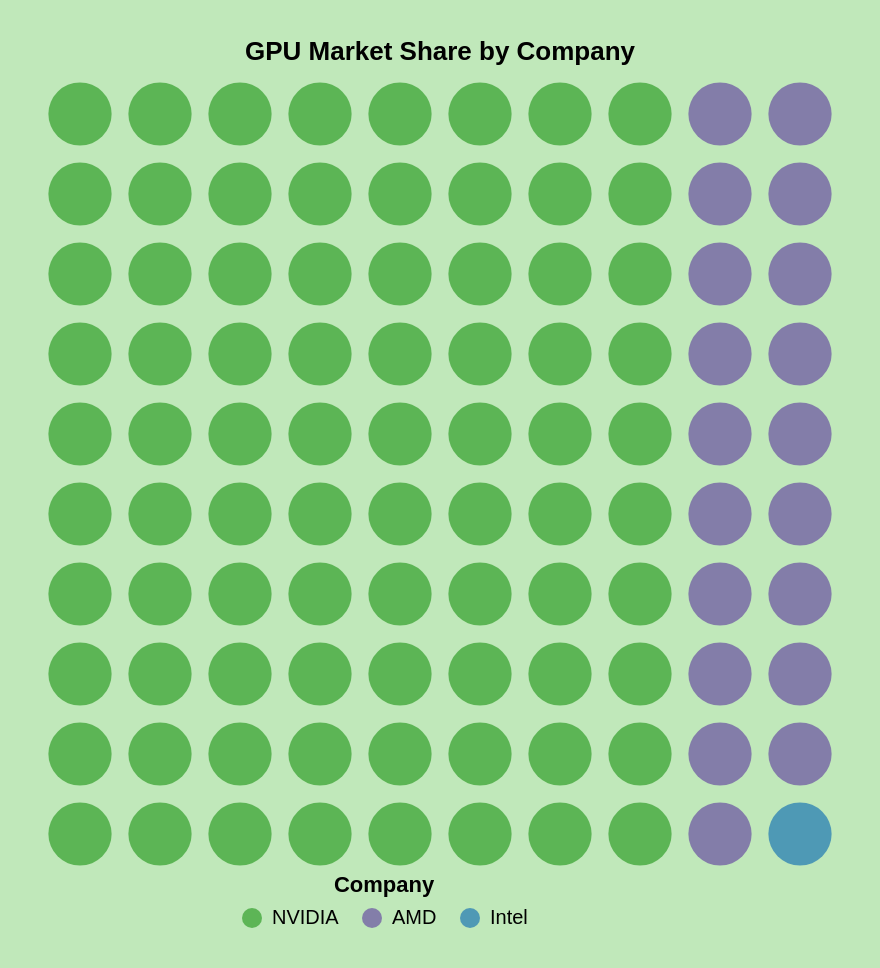

Vega-Lite specification for this chart:
### Vega-Lite specification from a JSON file in a GitHub repository (floating-point values rounded to 4 significant figures)
{"$schema": "https://vega.github.io/schema/vega-lite/v5.json", "width": 400, "height": 400, "title": "GPU Market Share by Company", "background": "#c0e8ba", "padding": 20, "data": {"values": [{"id": 1, "Company": "NVIDIA"}, {"id": 2, "Company": "NVIDIA"}, {"id": 3, "Company": "NVIDIA"}, {"id": 4, "Company": "NVIDIA"}, {"id": 5, "Company": "NVIDIA"}, {"id": 6, "Company": "NVIDIA"}, {"id": 7, "Company": "NVIDIA"}, {"id": 8, "Company": "NVIDIA"}, {"id": 9, "Company": "NVIDIA"}, {"id": 10, "Company": "NVIDIA"}, {"id": 11, "Company": "NVIDIA"}, {"id": 12, "Company": "NVIDIA"}, {"id": 13, "Company": "NVIDIA"}, {"id": 14, "Company": "NVIDIA"}, {"id": 15, "Company": "NVIDIA"}, {"id": 16, "Company": "NVIDIA"}, {"id": 17, "Company": "NVIDIA"}, {"id": 18, "Company": "NVIDIA"}, {"id": 19, "Company": "NVIDIA"}, {"id": 20, "Company": "NVIDIA"}, {"id": 21, "Company": "NVIDIA"}, {"id": 22, "Company": "NVIDIA"}, {"id": 23, "Company": "NVIDIA"}, {"id": 24, "Company": "NVIDIA"}, {"id": 25, "Company": "NVIDIA"}, {"id": 26, "Company": "NVIDIA"}, {"id": 27, "Company": "NVIDIA"}, {"id": 28, "Company": "NVIDIA"}, {"id": 29, "Company": "NVIDIA"}, {"id": 30, "Company": "NVIDIA"}, {"id": 31, "Company": "NVIDIA"}, {"id": 32, "Company": "NVIDIA"}, {"id": 33, "Company": "NVIDIA"}, {"id": 34, "Company": "NVIDIA"}, {"id": 35, "Company": "NVIDIA"}, {"id": 36, "Company": "NVIDIA"}, {"id": 37, "Company": "NVIDIA"}, {"id": 38, "Company": "NVIDIA"}, {"id": 39, "Company": "NVIDIA"}, {"id": 40, "Company": "NVIDIA"}, {"id": 41, "Company": "NVIDIA"}, {"id": 42, "Company": "NVIDIA"}, {"id": 43, "Company": "NVIDIA"}, {"id": 44, "Company": "NVIDIA"}, {"id": 45, "Company": "NVIDIA"}, {"id": 46, "Company": "NVIDIA"}, {"id": 47, "Company": "NVIDIA"}, {"id": 48, "Company": "NVIDIA"}, {"id": 49, "Company": "NVIDIA"}, {"id": 50, "Company": "NVIDIA"}, {"id": 51, "Company": "NVIDIA"}, {"id": 52, "Company": "NVIDIA"}, {"id": 53, "Company": "NVIDIA"}, {"id": 54, "Company": "NVIDIA"}, {"id": 55, "Company": "NVIDIA"}, {"id": 56, "Company": "NVIDIA"}, {"id": 57, "Company": "NVIDIA"}, {"id": 58, "Company": "NVIDIA"}, {"id": 59, "Company": "NVIDIA"}, {"id": 60, "Company": "NVIDIA"}, {"id": 61, "Company": "NVIDIA"}, {"id": 62, "Company": "NVIDIA"}, {"id": 63, "Company": "NVIDIA"}, {"id": 64, "Company": "NVIDIA"}, {"id": 65, "Company": "NVIDIA"}, {"id": 66, "Company": "NVIDIA"}, {"id": 67, "Company": "NVIDIA"}, {"id": 68, "Company": "NVIDIA"}, {"id": 69, "Company": "NVIDIA"}, {"id": 70, "Company": "NVIDIA"}, {"id": 71, "Company": "NVIDIA"}, {"id": 72, "Company": "NVIDIA"}, {"id": 73, "Company": "NVIDIA"}, {"id": 74, "Company": "NVIDIA"}, {"id": 75, "Company": "NVIDIA"}, {"id": 76, "Company": "NVIDIA"}, {"id": 77, "Company": "NVIDIA"}, {"id": 78, "Company": "NVIDIA"}, {"id": 79, "Company": "NVIDIA"}, {"id": 80, "Company": "NVIDIA"}, {"id": 81, "Company": "AMD"}, {"id": 82, "Company": "AMD"}, {"id": 83, "Company": "AMD"}, {"id": 84, "Company": "AMD"}, {"id": 85, "Company": "AMD"}, {"id": 86, "Company": "AMD"}, {"id": 87, "Company": "AMD"}, {"id": 88, "Company": "AMD"}, {"id": 89, "Company": "AMD"}, {"id": 90, "Company": "AMD"}, {"id": 91, "Company": "AMD"}, {"id": 92, "Company": "AMD"}, {"id": 93, "Company": "AMD"}, {"id": 94, "Company": "AMD"}, {"id": 95, "Company": "AMD"}, {"id": 96, "Company": "AMD"}, {"id": 97, "Company": "AMD"}, {"id": 98, "Company": "AMD"}, {"id": 99, "Company": "AMD"}, {"id": 100, "Company": "Intel"}]}, "transform": [{"calculate": "ceil (datum.id / 10)", "as": "col"}, {"calculate": "datum.id - datum.col*10", "as": "row"}], "mark": {"type": "point", "filled": true}, "encoding": {"x": {"field": "col", "type": "ordinal", "axis": null}, "y": {"field": "row", "type": "ordinal", "axis": null}, "color": {"field": "Company", "scale": {"domain": ["NVIDIA", "AMD", "Intel"], "range": ["#33a02c", "#6a51a3", "#1f78b4"]}, "legend": {"direction": "horizontal", "orient": "none", "legendX": 100, "legendY": 400, "titleAnchor": "middle"}}, "size": {"value": 1000}}, "config": {"style": {"cell": {"stroke": "transparent"}}}}
